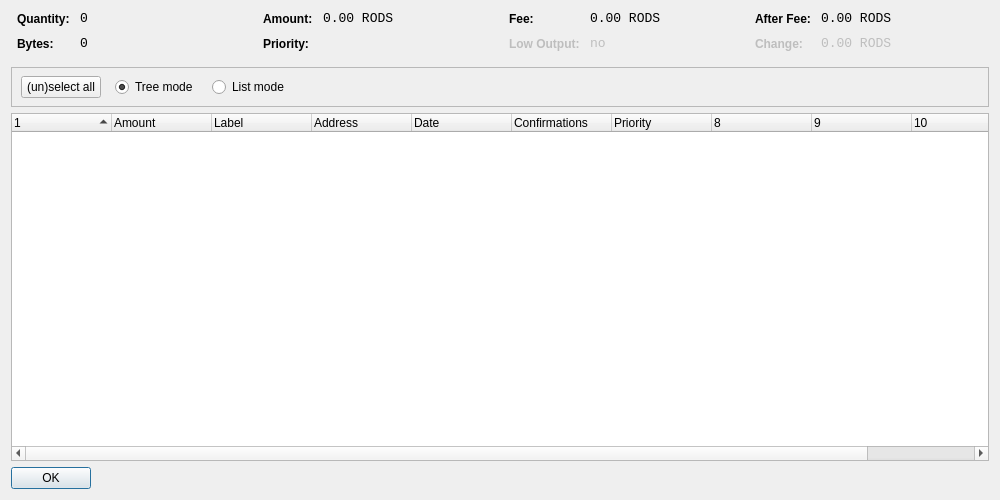
<?xml version="1.0" encoding="UTF-8"?>
<ui version="4.0">
 <class>CoinControlDialog</class>
 <widget class="QDialog" name="CoinControlDialog">
  <property name="geometry">
   <rect>
    <x>0</x>
    <y>0</y>
    <width>1000</width>
    <height>500</height>
   </rect>
  </property>
  <property name="windowTitle">
   <string>Coin Control</string>
  </property>
  <property name="autoFillBackground">
   <bool>true</bool>
  </property>
  <property name="locale">
   <locale language="English" country="UnitedStates"/>
  </property>
  <layout class="QVBoxLayout" name="verticalLayout">
   <item>
    <layout class="QHBoxLayout" name="horizontalLayoutTop" stretch="0,0,0,0">
     <property name="topMargin">
      <number>0</number>
     </property>
     <property name="bottomMargin">
      <number>10</number>
     </property>
     <item>
      <layout class="QFormLayout" name="formLayoutCoinControl1">
       <property name="horizontalSpacing">
        <number>10</number>
       </property>
       <property name="verticalSpacing">
        <number>10</number>
       </property>
       <property name="leftMargin">
        <number>6</number>
       </property>
       <property name="rightMargin">
        <number>6</number>
       </property>
       <item row="0" column="0">
        <widget class="QLabel" name="labelCoinControlQuantityText">
         <property name="styleSheet">
          <string notr="true">font-weight:bold;</string>
         </property>
         <property name="text">
          <string>Quantity:</string>
         </property>
        </widget>
       </item>
       <item row="0" column="1">
        <widget class="QLabel" name="labelCoinControlQuantity">
         <property name="font">
          <font>
           <family>Monospace</family>
           <pointsize>10</pointsize>
          </font>
         </property>
         <property name="cursor">
          <cursorShape>IBeamCursor</cursorShape>
         </property>
         <property name="contextMenuPolicy">
          <enum>Qt::ActionsContextMenu</enum>
         </property>
         <property name="text">
          <string>0</string>
         </property>
         <property name="textInteractionFlags">
          <set>Qt::LinksAccessibleByMouse|Qt::TextSelectableByKeyboard|Qt::TextSelectableByMouse</set>
         </property>
        </widget>
       </item>
       <item row="1" column="0">
        <widget class="QLabel" name="labelCoinControlBytesText">
         <property name="styleSheet">
          <string notr="true">font-weight:bold;</string>
         </property>
         <property name="text">
          <string>Bytes:</string>
         </property>
        </widget>
       </item>
       <item row="1" column="1">
        <widget class="QLabel" name="labelCoinControlBytes">
         <property name="font">
          <font>
           <family>Monospace</family>
           <pointsize>10</pointsize>
          </font>
         </property>
         <property name="cursor">
          <cursorShape>IBeamCursor</cursorShape>
         </property>
         <property name="contextMenuPolicy">
          <enum>Qt::ActionsContextMenu</enum>
         </property>
         <property name="text">
          <string>0</string>
         </property>
         <property name="textInteractionFlags">
          <set>Qt::LinksAccessibleByMouse|Qt::TextSelectableByKeyboard|Qt::TextSelectableByMouse</set>
         </property>
        </widget>
       </item>
      </layout>
     </item>
     <item>
      <layout class="QFormLayout" name="formLayoutCoinControl2">
       <property name="horizontalSpacing">
        <number>10</number>
       </property>
       <property name="verticalSpacing">
        <number>10</number>
       </property>
       <property name="leftMargin">
        <number>6</number>
       </property>
       <property name="rightMargin">
        <number>6</number>
       </property>
       <item row="0" column="0">
        <widget class="QLabel" name="labelCoinControlAmountText">
         <property name="styleSheet">
          <string notr="true">font-weight:bold;</string>
         </property>
         <property name="text">
          <string>Amount:</string>
         </property>
        </widget>
       </item>
       <item row="0" column="1">
        <widget class="QLabel" name="labelCoinControlAmount">
         <property name="font">
          <font>
           <family>Monospace</family>
           <pointsize>10</pointsize>
          </font>
         </property>
         <property name="cursor">
          <cursorShape>IBeamCursor</cursorShape>
         </property>
         <property name="contextMenuPolicy">
          <enum>Qt::ActionsContextMenu</enum>
         </property>
         <property name="text">
          <string>0.00 RODS</string>
         </property>
         <property name="textInteractionFlags">
          <set>Qt::LinksAccessibleByMouse|Qt::TextSelectableByKeyboard|Qt::TextSelectableByMouse</set>
         </property>
        </widget>
       </item>
       <item row="1" column="0">
        <widget class="QLabel" name="labelCoinControlPriorityText">
         <property name="styleSheet">
          <string notr="true">font-weight:bold;</string>
         </property>
         <property name="text">
          <string>Priority:</string>
         </property>
        </widget>
       </item>
       <item row="1" column="1">
        <widget class="QLabel" name="labelCoinControlPriority">
         <property name="font">
          <font>
           <family>Monospace</family>
           <pointsize>10</pointsize>
          </font>
         </property>
         <property name="cursor">
          <cursorShape>IBeamCursor</cursorShape>
         </property>
         <property name="contextMenuPolicy">
          <enum>Qt::ActionsContextMenu</enum>
         </property>
         <property name="text">
          <string/>
         </property>
         <property name="textInteractionFlags">
          <set>Qt::LinksAccessibleByMouse|Qt::TextSelectableByKeyboard|Qt::TextSelectableByMouse</set>
         </property>
        </widget>
       </item>
      </layout>
     </item>
     <item>
      <layout class="QFormLayout" name="formLayoutCoinControl3">
       <property name="horizontalSpacing">
        <number>10</number>
       </property>
       <property name="verticalSpacing">
        <number>10</number>
       </property>
       <property name="leftMargin">
        <number>6</number>
       </property>
       <property name="rightMargin">
        <number>6</number>
       </property>
       <item row="0" column="0">
        <widget class="QLabel" name="labelCoinControlFeeText">
         <property name="styleSheet">
          <string notr="true">font-weight:bold;</string>
         </property>
         <property name="text">
          <string>Fee:</string>
         </property>
        </widget>
       </item>
       <item row="0" column="1">
        <widget class="QLabel" name="labelCoinControlFee">
         <property name="font">
          <font>
           <family>Monospace</family>
           <pointsize>10</pointsize>
          </font>
         </property>
         <property name="cursor">
          <cursorShape>IBeamCursor</cursorShape>
         </property>
         <property name="contextMenuPolicy">
          <enum>Qt::ActionsContextMenu</enum>
         </property>
         <property name="text">
          <string>0.00 RODS</string>
         </property>
         <property name="textInteractionFlags">
          <set>Qt::LinksAccessibleByMouse|Qt::TextSelectableByKeyboard|Qt::TextSelectableByMouse</set>
         </property>
        </widget>
       </item>
       <item row="1" column="0">
        <widget class="QLabel" name="labelCoinControlLowOutputText">
         <property name="enabled">
          <bool>false</bool>
         </property>
         <property name="styleSheet">
          <string notr="true">font-weight:bold;</string>
         </property>
         <property name="text">
          <string>Low Output:</string>
         </property>
        </widget>
       </item>
       <item row="1" column="1">
        <widget class="QLabel" name="labelCoinControlLowOutput">
         <property name="enabled">
          <bool>false</bool>
         </property>
         <property name="font">
          <font>
           <family>Monospace</family>
           <pointsize>10</pointsize>
          </font>
         </property>
         <property name="cursor">
          <cursorShape>IBeamCursor</cursorShape>
         </property>
         <property name="contextMenuPolicy">
          <enum>Qt::ActionsContextMenu</enum>
         </property>
         <property name="text">
          <string>no</string>
         </property>
         <property name="textInteractionFlags">
          <set>Qt::LinksAccessibleByMouse|Qt::TextSelectableByKeyboard|Qt::TextSelectableByMouse</set>
         </property>
        </widget>
       </item>
      </layout>
     </item>
     <item>
      <layout class="QFormLayout" name="formLayoutCoinControl4">
       <property name="horizontalSpacing">
        <number>10</number>
       </property>
       <property name="verticalSpacing">
        <number>10</number>
       </property>
       <property name="leftMargin">
        <number>6</number>
       </property>
       <property name="rightMargin">
        <number>6</number>
       </property>
       <item row="0" column="0">
        <widget class="QLabel" name="labelCoinControlAfterFeeText">
         <property name="styleSheet">
          <string notr="true">font-weight:bold;</string>
         </property>
         <property name="text">
          <string>After Fee:</string>
         </property>
        </widget>
       </item>
       <item row="0" column="1">
        <widget class="QLabel" name="labelCoinControlAfterFee">
         <property name="font">
          <font>
           <family>Monospace</family>
           <pointsize>10</pointsize>
          </font>
         </property>
         <property name="cursor">
          <cursorShape>IBeamCursor</cursorShape>
         </property>
         <property name="contextMenuPolicy">
          <enum>Qt::ActionsContextMenu</enum>
         </property>
         <property name="text">
          <string>0.00 RODS</string>
         </property>
         <property name="textInteractionFlags">
          <set>Qt::LinksAccessibleByMouse|Qt::TextSelectableByKeyboard|Qt::TextSelectableByMouse</set>
         </property>
        </widget>
       </item>
       <item row="1" column="0">
        <widget class="QLabel" name="labelCoinControlChangeText">
         <property name="enabled">
          <bool>false</bool>
         </property>
         <property name="styleSheet">
          <string notr="true">font-weight:bold;</string>
         </property>
         <property name="text">
          <string>Change:</string>
         </property>
        </widget>
       </item>
       <item row="1" column="1">
        <widget class="QLabel" name="labelCoinControlChange">
         <property name="enabled">
          <bool>false</bool>
         </property>
         <property name="font">
          <font>
           <family>Monospace</family>
           <pointsize>10</pointsize>
          </font>
         </property>
         <property name="cursor">
          <cursorShape>IBeamCursor</cursorShape>
         </property>
         <property name="contextMenuPolicy">
          <enum>Qt::ActionsContextMenu</enum>
         </property>
         <property name="text">
          <string>0.00 RODS</string>
         </property>
         <property name="textInteractionFlags">
          <set>Qt::LinksAccessibleByMouse|Qt::TextSelectableByKeyboard|Qt::TextSelectableByMouse</set>
         </property>
        </widget>
       </item>
      </layout>
     </item>
    </layout>
   </item>
   <item>
    <widget class="QFrame" name="frame">
     <property name="minimumSize">
      <size>
       <width>0</width>
       <height>40</height>
      </size>
     </property>
     <property name="frameShape">
      <enum>QFrame::StyledPanel</enum>
     </property>
     <property name="frameShadow">
      <enum>QFrame::Sunken</enum>
     </property>
     <widget class="QWidget" name="horizontalLayoutWidget">
      <property name="geometry">
       <rect>
        <x>10</x>
        <y>0</y>
        <width>781</width>
        <height>41</height>
       </rect>
      </property>
      <layout class="QHBoxLayout" name="horizontalLayoutPanel" stretch="0,0,0,0">
       <property name="spacing">
        <number>14</number>
       </property>
       <item>
        <widget class="QPushButton" name="pushButtonSelectAll">
         <property name="sizePolicy">
          <sizepolicy hsizetype="Maximum" vsizetype="Fixed">
           <horstretch>0</horstretch>
           <verstretch>0</verstretch>
          </sizepolicy>
         </property>
         <property name="text">
          <string>(un)select all</string>
         </property>
        </widget>
       </item>
       <item>
        <widget class="QRadioButton" name="radioTreeMode">
         <property name="sizePolicy">
          <sizepolicy hsizetype="Maximum" vsizetype="Fixed">
           <horstretch>0</horstretch>
           <verstretch>0</verstretch>
          </sizepolicy>
         </property>
         <property name="text">
          <string>Tree mode</string>
         </property>
         <property name="checked">
          <bool>true</bool>
         </property>
        </widget>
       </item>
       <item>
        <widget class="QRadioButton" name="radioListMode">
         <property name="sizePolicy">
          <sizepolicy hsizetype="Maximum" vsizetype="Fixed">
           <horstretch>0</horstretch>
           <verstretch>0</verstretch>
          </sizepolicy>
         </property>
         <property name="text">
          <string>List mode</string>
         </property>
        </widget>
       </item>
       <item>
        <spacer name="horizontalSpacer">
         <property name="orientation">
          <enum>Qt::Horizontal</enum>
         </property>
         <property name="sizeHint" stdset="0">
          <size>
           <width>40</width>
           <height>20</height>
          </size>
         </property>
        </spacer>
       </item>
      </layout>
     </widget>
    </widget>
   </item>
   <item>
    <widget class="CoinControlTreeWidget" name="treeWidget">
     <property name="contextMenuPolicy">
      <enum>Qt::CustomContextMenu</enum>
     </property>
     <property name="sortingEnabled">
      <bool>false</bool>
     </property>
     <property name="columnCount">
      <number>11</number>
     </property>
     <attribute name="headerShowSortIndicator" stdset="0">
      <bool>true</bool>
     </attribute>
     <attribute name="headerStretchLastSection">
      <bool>false</bool>
     </attribute>
     <column>
      <property name="text">
       <string/>
      </property>
     </column>
     <column>
      <property name="text">
       <string>Amount</string>
      </property>
     </column>
     <column>
      <property name="text">
       <string>Label</string>
      </property>
     </column>
     <column>
      <property name="text">
       <string>Address</string>
      </property>
     </column>
     <column>
      <property name="text">
       <string>Date</string>
      </property>
     </column>
     <column>
      <property name="text">
       <string>Confirmations</string>
      </property>
      <property name="toolTip">
       <string>Confirmed</string>
      </property>
     </column>
     <column>
      <property name="text">
       <string>Priority</string>
      </property>
     </column>
     <column>
      <property name="text">
       <string/>
      </property>
     </column>
     <column>
      <property name="text">
       <string/>
      </property>
     </column>
     <column>
      <property name="text">
       <string/>
      </property>
     </column>
     <column>
      <property name="text">
       <string/>
      </property>
     </column>
    </widget>
   </item>
   <item>
    <widget class="QDialogButtonBox" name="buttonBox">
     <property name="sizePolicy">
      <sizepolicy hsizetype="Maximum" vsizetype="Fixed">
       <horstretch>0</horstretch>
       <verstretch>0</verstretch>
      </sizepolicy>
     </property>
     <property name="orientation">
      <enum>Qt::Horizontal</enum>
     </property>
     <property name="standardButtons">
      <set>QDialogButtonBox::Ok</set>
     </property>
    </widget>
   </item>
  </layout>
 </widget>
 <customwidgets>
  <customwidget>
   <class>CoinControlTreeWidget</class>
   <extends>QTreeWidget</extends>
   <header>coincontroltreewidget.h</header>
  </customwidget>
 </customwidgets>
 <resources/>
 <connections/>
</ui>
